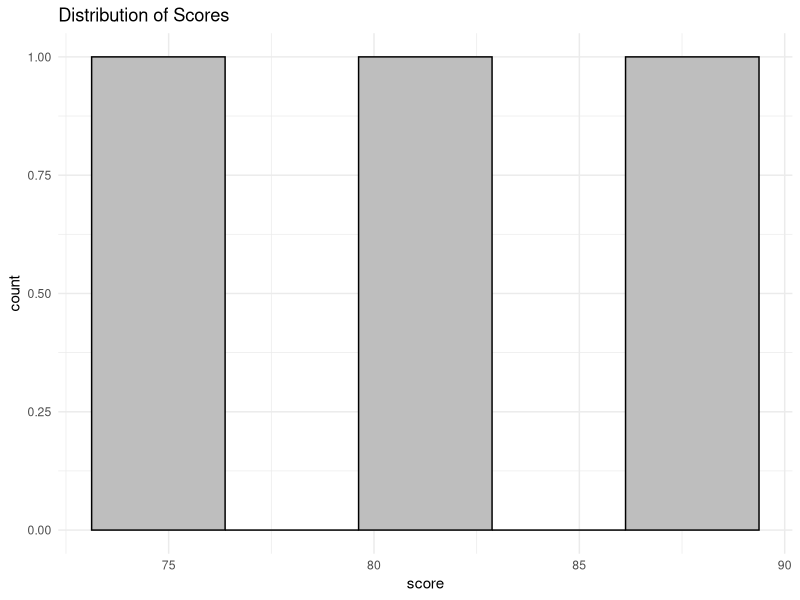
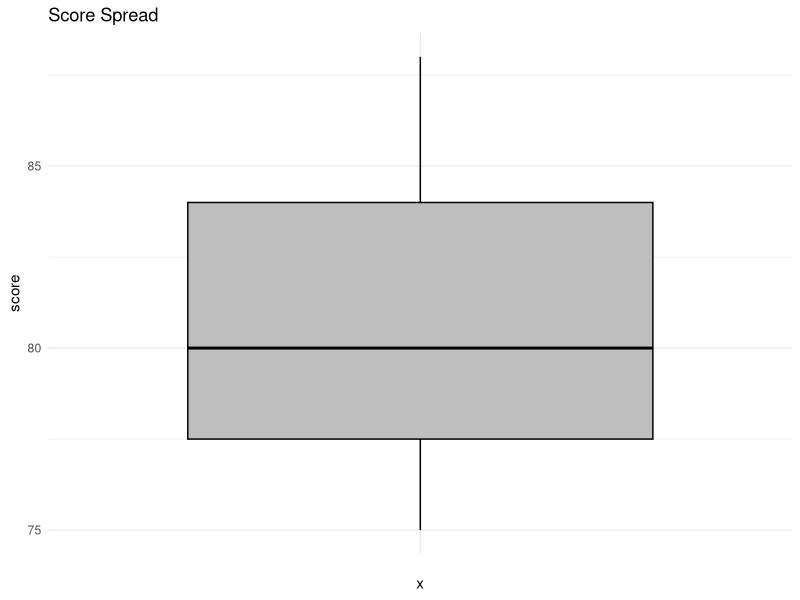

These charts were generated, in order, by the following R code:
## ---- chunk 1
knitr::opts_chunk$set(echo = TRUE)
library(tidyverse)
## ---- chunk 2
# Creating a tibble
my_tibble <- tibble(
  id = 1:5,
  name = c("Emma", "Rony", "Jostin", "David", "Alex"),
  score = c(90, 80, 88, 100, 100)
)
## ---- chunk 3
# Creating a tribble
my_tribble <- tribble(
  ~id, ~name,    ~score,
  1,   "Emma",  90,
  2,   "Rony",  80,
  3,   "Jostin", 88,
  4,   "David",  100,
  5,   "Alex",    100
)
## ---- chunk 4
# Load sample data
data <- tribble(
  ~id, ~value, ~category,
  1, NA, "A",
  2, 5, "B",
  3, 2, "A",
  4, NA, "B",
  5, 3, "C"
)

# Identify rows with missing values
data %>% 
  filter(is.na(value))
## ---- chunk 5
# Impute missing values with the mean
data %>% 
  mutate(
    value = if_else(is.na(value), mean(value, na.rm = TRUE), value)
  )
## ---- chunk 6
# Create two sample datasets
students <- tibble(
  id = 1:3,
  name = c("Emma", "Rony", "Jostin")
)

scores <- tibble(
  id = c(1, 2, 4),
  score = c(88, 80, 75)
)
## ---- chunk 7
# Merge datasets to include only matching IDs
inner_join(students, scores, by = "id")
## ---- chunk 8
# Using the `scores` dataset
ggplot(scores, aes(x = score)) +
  geom_histogram(bins = 5, fill = "grey", color = "black") +
  labs(title = "Distribution of Scores") +
  theme_minimal()
## ---- chunk 9
# Using the `scores` dataset
ggplot(scores, aes(x = "", y = score)) +
  geom_boxplot(fill = "grey", color = "black") +
  labs(title = "Score Spread") +
  theme_minimal()
